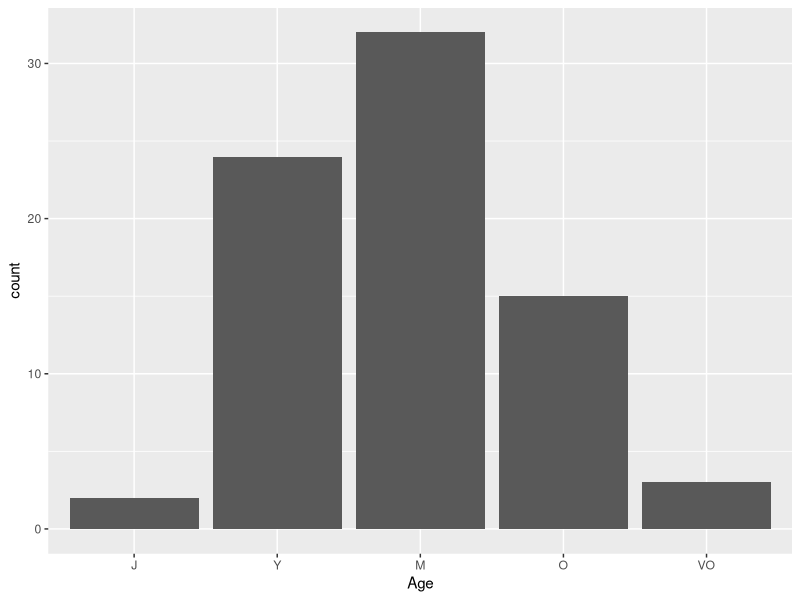
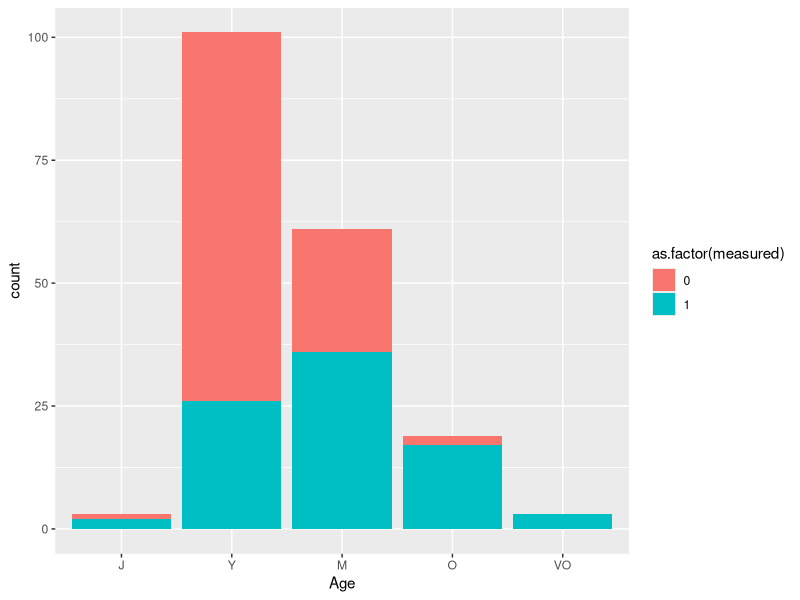
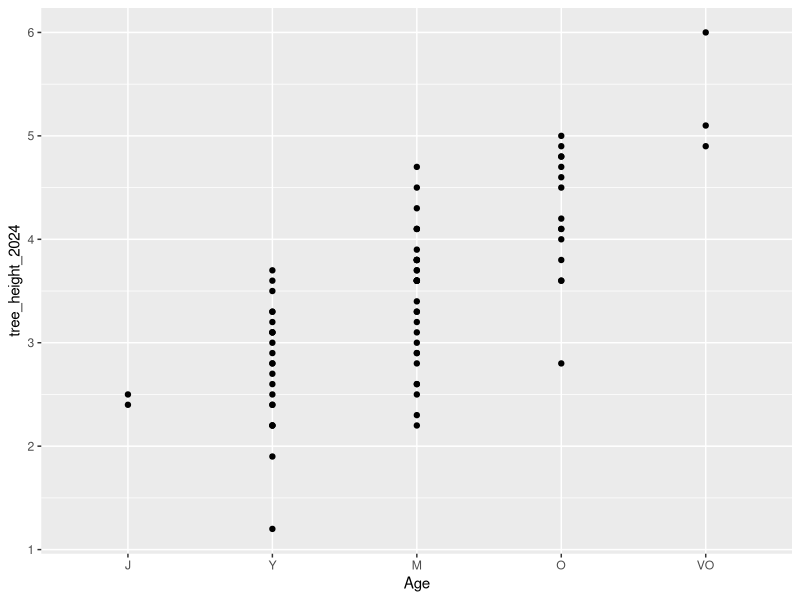
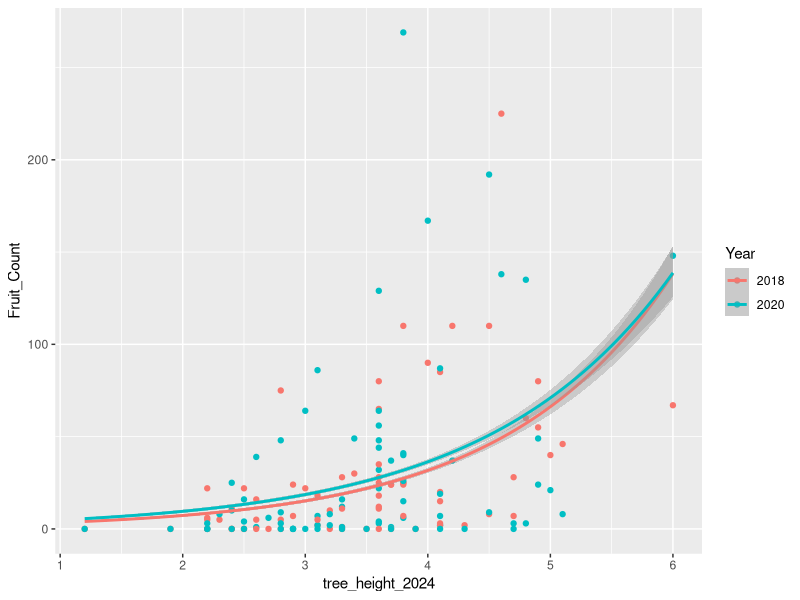
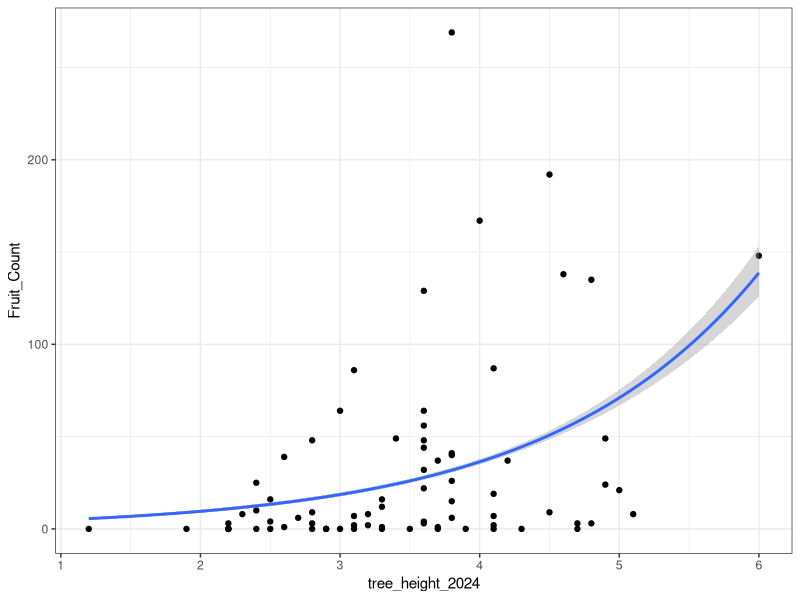

Generate these figures, in order, with R:
library(tidyverse)
library(cowplot)

## load masting data
mast.data <- read.csv("sev204_treemastproduction.csv")

# Notes from MAST QAQC
# not all sites began during the same year, but NAs were added (historically) for tree Field_IDs for all years prior to initiation of the study at a site. These NAs should likely be removed before analysis.

## load height dat for mast trees collected by Dylan Taylor in 2024
height.data <- read.csv("Mast_PIED_height.csv")

# ------ DATA CLEANING -----------

## clean mast data

mast.pin <- mast.data %>% 
  filter(Species == "PIED") %>% # filter data to only pinon species
  select(c(Year, Site, Plot, Subplot, Field_ID, Fruit_Count, Age)) %>%
  mutate(Age = factor(Age, levels = c("J","Y","M","O","VO"))) %>% # make age a factor
  unite("Plot_Subplot", c(Plot,Subplot), sep = ".") %>% # create 'plot_subplot' to match height data
  mutate(Plot_Subplot = as.factor(Plot_Subplot)) %>%
  filter(Field_ID > 0) 

## clean height data

height.pin <- height.data %>%
  mutate(Plot_Subplot = as.factor(Plot_Subplot)) %>%
  rename(tree_height_2024 = tree_height) %>%
  mutate(alive = if_else(tree_height_2024=='d',0, if_else(tree_height_2024 > 0, 1, NA))) %>% # make a column for assigning alive/dead status; 0 = dead, 1 = alive or possibly missing for now
  mutate(measured = if_else(tree_height_2024 > 0, 1, 0)) %>% # make a column for whether height was measured in 2024
  mutate(tree_height_2024 = as.numeric(tree_height_2024)) # missing or 'd' will become NA's

  # check missing height matches length of NAs and length of 'dead' in alive column 
  length(which(is.na(height.pin$tree_height_2024))) # all missing height
  length(which(is.na(height.pin$tree_height_2024&height.pin$alive))) # missing height because missing 
  length(which(is.na(height.pin$tree_height_2024)&height.pin$alive==0)) # missing height b/c dead
  
  
## merge height and mast data
reprodat <- mast.pin %>% left_join(height.pin)

## how many trees with height and masting data do we have?
length(which(reprodat$tree_height_2024>0&reprodat$Fruit_Count>=0&reprodat$Year==2020))

## list the Field_ID's that we have height and 2020 masting data for
tree_list <- reprodat %>%
  filter(Year == 2020 & Fruit_Count >= 0 & tree_height_2024 > 0) %>%
  pull(Field_ID) %>%
  unique()

# write.csv(tree_list, "masting_tree_list_2024.csv")

# ----- plot Number of HEIGHT counts by 2020 age/size class

reprodat %>% 
  filter(Year == 2020 & Fruit_Count >= 0 & tree_height_2024 > 0) %>%
  ggplot() +
  geom_bar(aes(x = Age))

reprodat %>% 
  filter(Year == 2020 & Fruit_Count >= 0) %>%
  ggplot() +
  geom_bar(aes(x = Age, fill = as.factor(measured)))

# ------ plot height 2024 based on age class 2023 -------

reprodat %>% 
  filter(Year == 2023 & Fruit_Count >= 0) %>%
  ggplot() +
  geom_point(aes(x = Age, y = tree_height_2024))

# ----- PLOT CONE PROD. VS HEIGHT ----------

# plot cone production in most recent 2 mast years against size in 2024
reprodat %>% 
  filter(Year == 2018|Year == 2020) %>% # only look at mast years
  mutate(Year = as.factor(Year)) %>%
  ggplot(aes(x = tree_height_2024, y = Fruit_Count)) +
  geom_point(aes(col = Year)) +
  geom_smooth(aes(col = Year), method = "glm", method.args = list(family = "poisson"))

# plot cone production in only most recent mast year against size in 2024
reprodat %>% 
  filter(Year == 2020) %>% # only look at mast years
  ggplot(aes(x = tree_height_2024, y = Fruit_Count)) +
  geom_point() +
  geom_smooth(method = "glm", method.args = list(family = "poisson")) +
  theme_bw()
